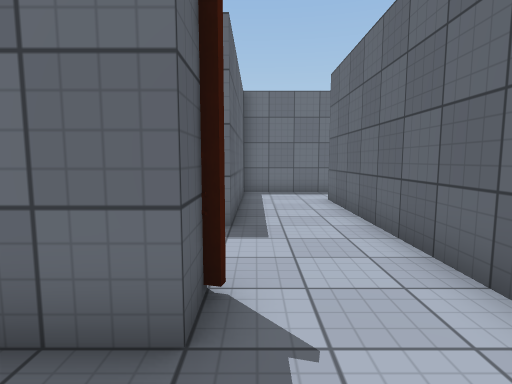
view 1 (above)

21 first-person views from a walk through a 3-D level made in the Unity game engine. The camera is 1.3 m above the floor, tilts 6° down and sees 80° across. The floor is counted in squares, 1 m on a side. Each view is taken from the middle of a square. On the plan, view 1 faces up. The plan holds only what a view shows up to about 14 squares ahead; the rest is blank. The place goes on beyond the plan. The player character is not drawn. Surface patterns are stand-ins for the level's own textures.

view 2
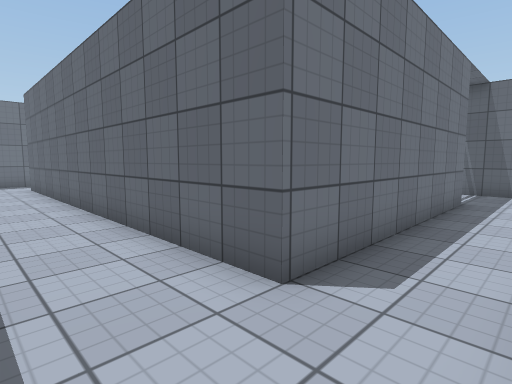

view 3
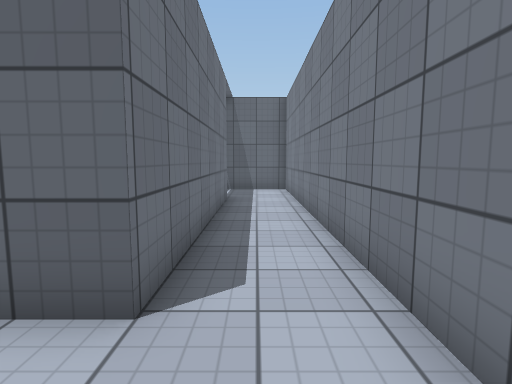

view 4
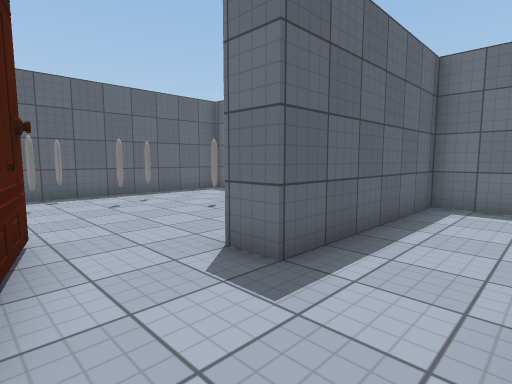

view 5
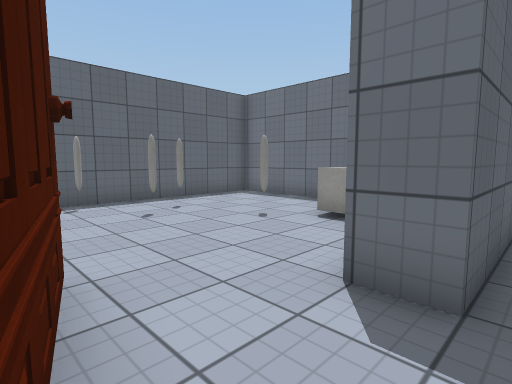

view 6
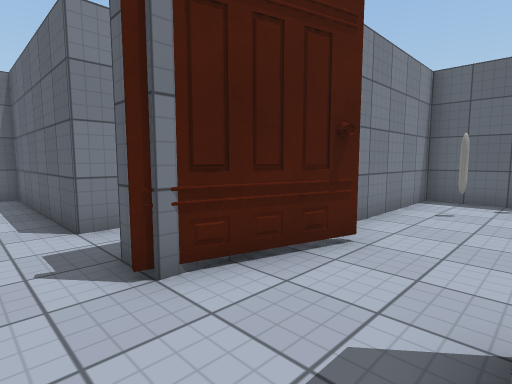

view 7
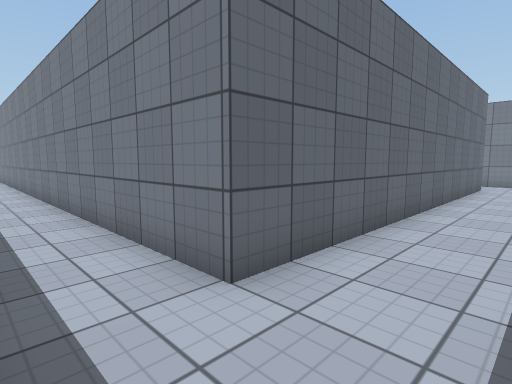

view 8
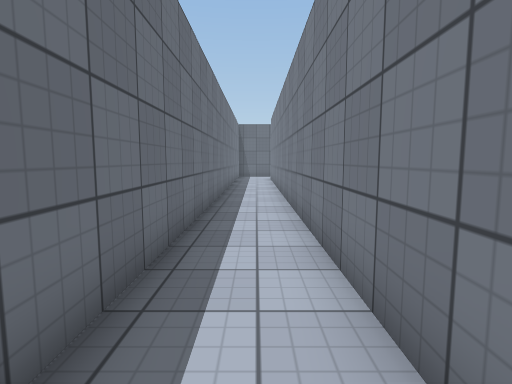

view 9
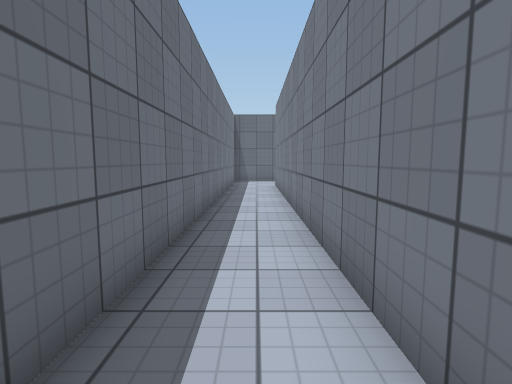

view 10
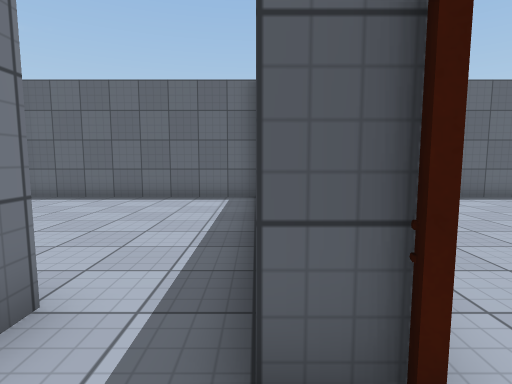

view 11
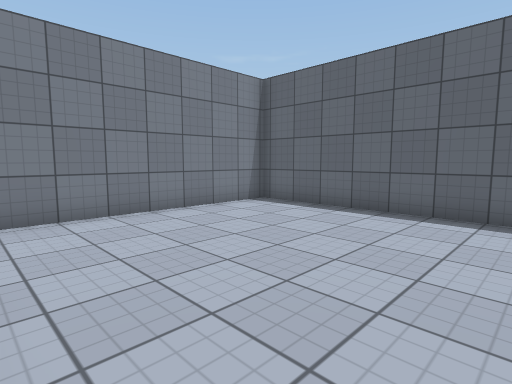

view 12
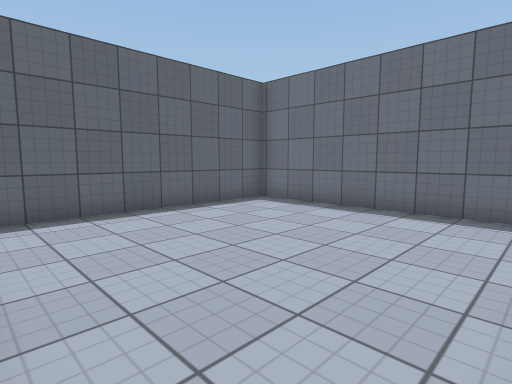

view 13
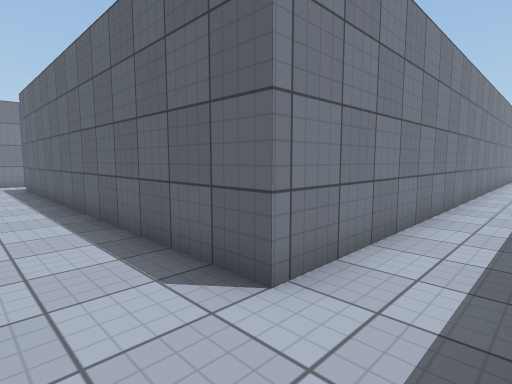

view 14
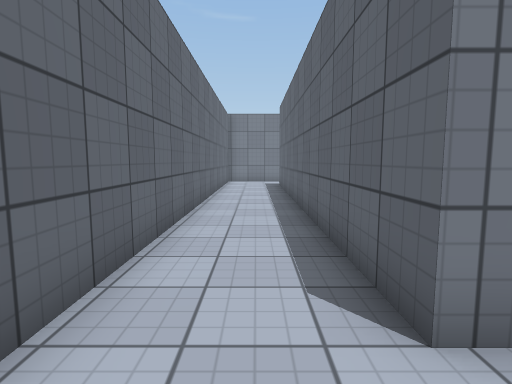

view 15
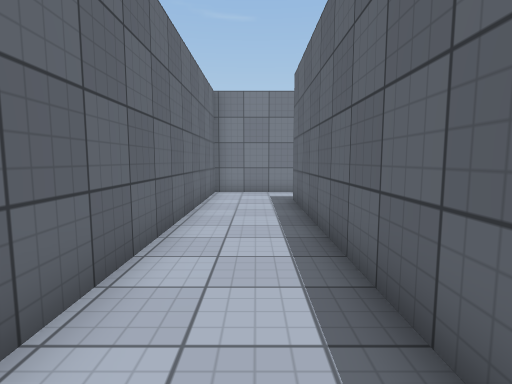

view 16
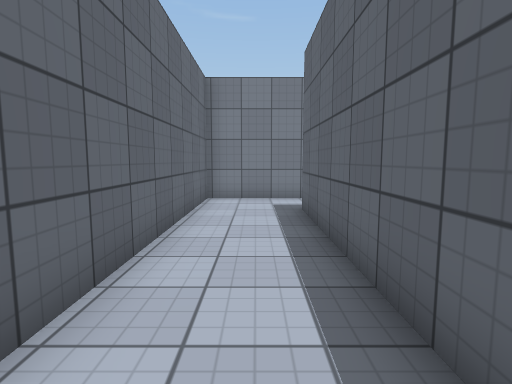

view 17
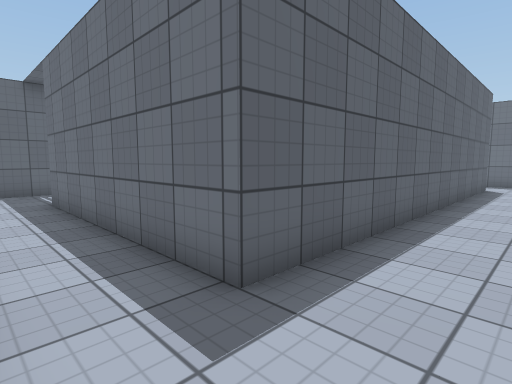

view 18
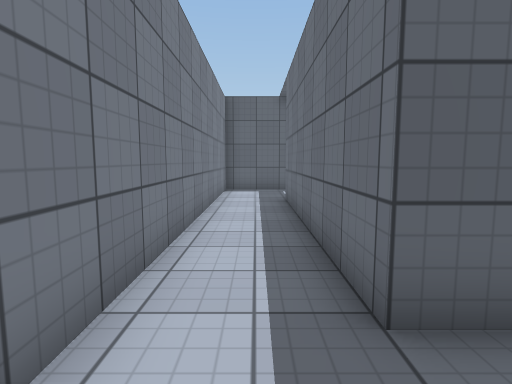

view 19
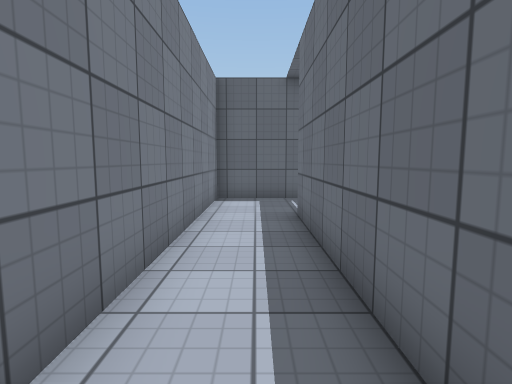

view 20
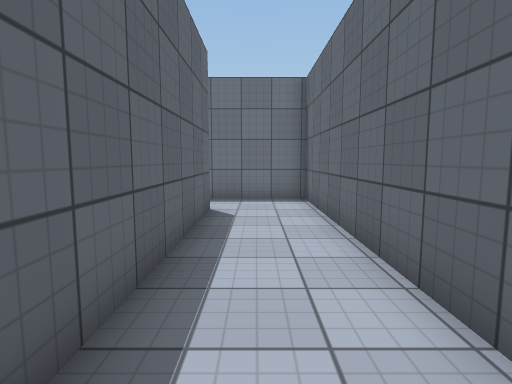

view 21
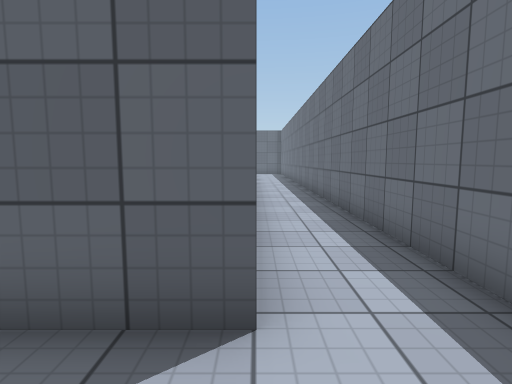

### Floor plan
Ten units are one square. View 1 is at (0, 0); x grows to the right and y downward. Boxes are objects, and circles mark ways between rooms. Rooms are numbered by the first view taken in them; rooms with no view inside come last. Other rooms are left out.
<svg viewBox="-102 -128 394 196">
<path fill="none" stroke="#000" d="M146 34 146 63 287 63 287 -123 65 -123M105 40 24 40 24 -100 258 -100 258 40 176 40M15 63 135 63 135 34M-16 -1 -5 -1 -5 63 0 63M-17 -32 -5 -29 -5 -20 -15 -20M30 -123 -5 -123 -5 -59 -16 -59M-15 -20 -97 -20 -97 63 -25 63M-49 -120 -97 -120 -97 -30 -50 -30M-36 -38 -17 -32M-25 -36 -17 -32"/>
<rect x="-95" y="-55" width="10" height="10" fill="#bbb"><title>other object</title></rect>
<rect x="-85" y="-85" width="10" height="10" fill="#bbb"><title>other object</title></rect>
<rect x="-75" y="-45" width="10" height="10" fill="#bbb"><title>other object</title></rect>
<rect x="-55" y="-85" width="10" height="10" fill="#bbb"><title>other object</title></rect>
<rect x="-45" y="-105" width="10" height="10" fill="#bbb"><title>cube</title></rect>
<circle cx="-10" cy="-10" r="3" fill="#2a7"/>
<circle cx="-10" cy="-45" r="3" fill="#2a7"/>
<text x="130" y="40">1</text>
<text x="-60" y="20">2</text>
<text x="-60" y="-80">3</text>
</svg>
Room 1 opens to room 2. Room 1 opens to room 3.

Where each view was taken, in squares from view 1:
view 1: 0 up, 0 right, facing up
view 2: 6 down, 0 right, facing up-right
view 3: 5 down, 0 right, facing right
view 4: 3 up, 2 right, facing up-left
view 5: 3 up, 0 right, facing up-left
view 6: 6 up, 1 right, facing down-left
view 7: 12 up, 0 right, facing down-right
view 8: 11 up, 5 right, facing right
view 9: 11 up, 10 right, facing right
view 10: 2 up, 1 right, facing left
view 11: 1 up, 2 left, facing down-left
view 12: 6 down, 2 left, facing up-left
view 13: 12 up, 28 right, facing down-left
view 14: 12 up, 27 right, facing down
view 15: 6 up, 27 right, facing down
view 16: 4 up, 27 right, facing down
view 17: 6 down, 28 right, facing up-left
view 18: 5 down, 28 right, facing left
view 19: 5 down, 25 right, facing left
view 20: 2 up, 27 right, facing up
view 21: 10 up, 28 right, facing left
